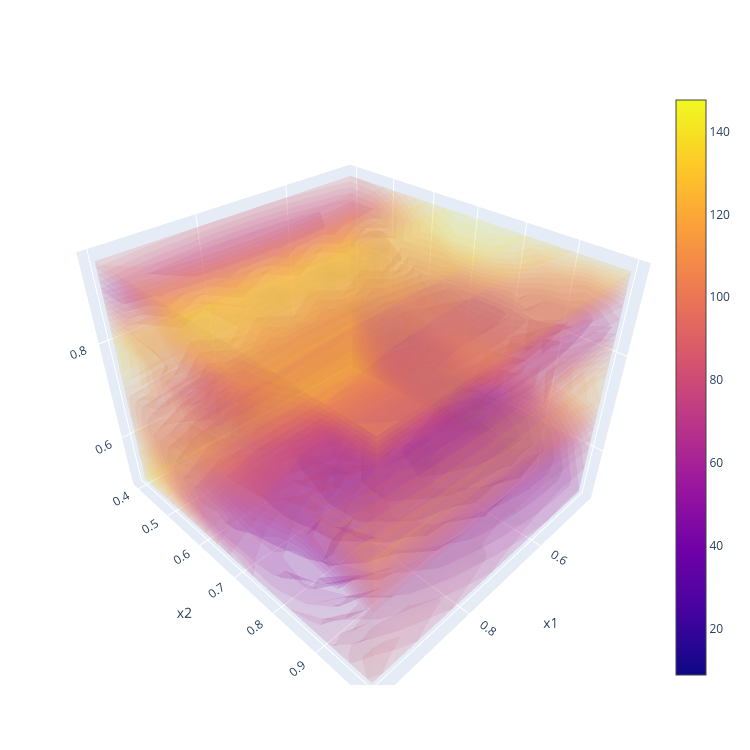

Notebook source saved alongside this figure:
### Code cell
TypeOfJob_str = "covariance"
Resolution_int = 10
Plotter_obj.InteractiveFunctionPlot(AxClient_obj,OptimisationSetup_obj,TypeOfJob_str,Resolution_int)

### Figure 1 — Plotly figure (JSON) as saved in the notebook; plotly's stock layout.template omitted (floating-point values rounded to 4 significant figures; data arrays with more than 128 entries replaced by an {"elided": "..."} marker saying what was removed)
{"data": [{"colorscale": [[0, "#0d0887"], [0.1111, "#46039f"], [0.2222, "#7201a8"], [0.3333, "#9c179e"], [0.4444, "#bd3786"], [0.5556, "#d8576b"], [0.6667, "#ed7953"], [0.7778, "#fb9f3a"], [0.8889, "#fdca26"], [1, "#f0f921"]], "isomax": 147.6, "isomin": 8.897, "opacity": 0.1, "surface": {"count": 20}, "type": "volume", "value": {"elided": "1000 float values"}, "x": {"elided": "1000 float values"}, "y": {"elided": "1000 float values"}, "z": {"elided": "1000 float values"}}], "layout": {"autosize": false, "height": 750, "margin": {"b": 65, "l": 65, "r": 50, "t": 90}, "scene": {"xaxis": {"title": {"text": "x1"}}, "yaxis": {"title": {"text": "x2"}}, "zaxis": {"title": {"text": "x3"}}}, "width": 750}}
